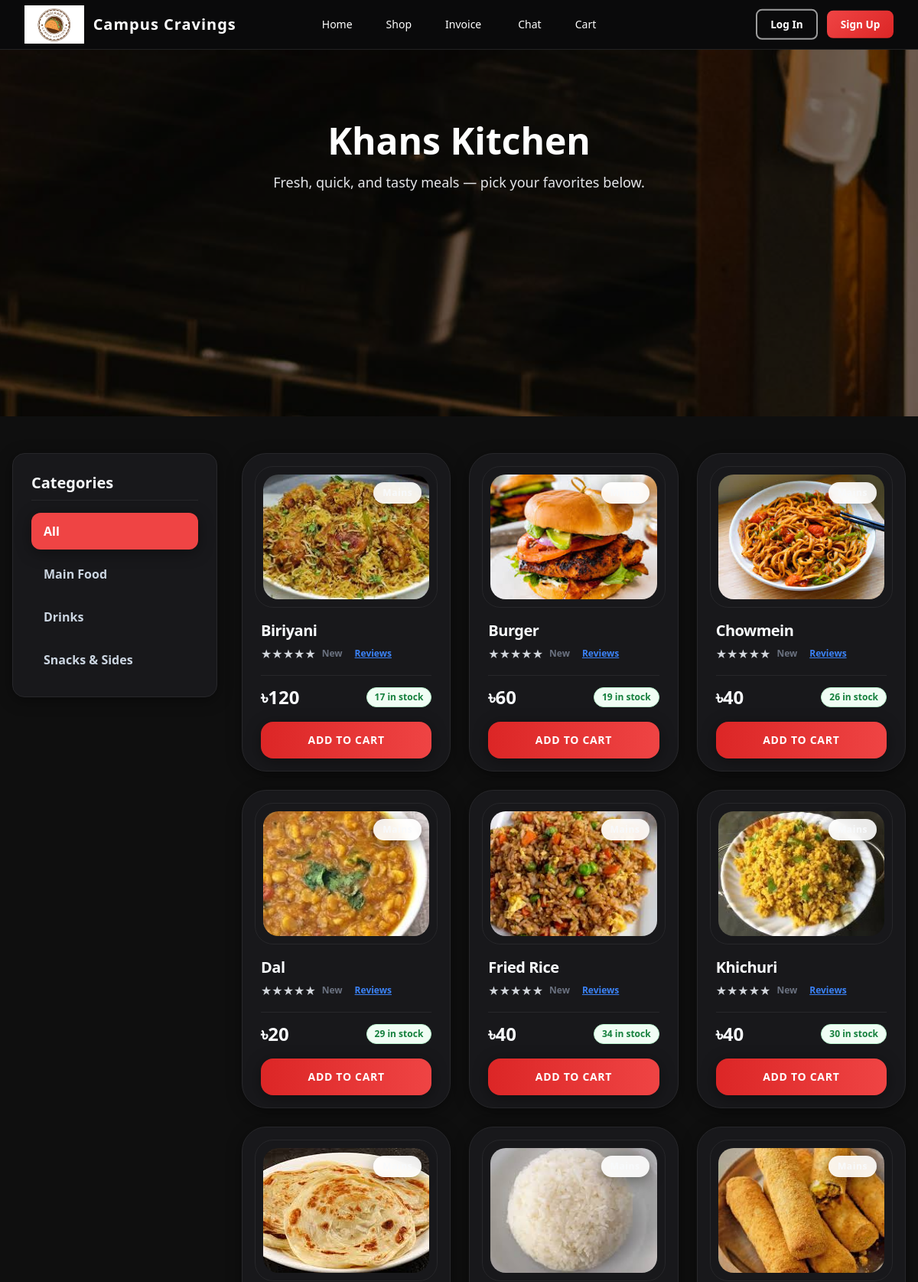
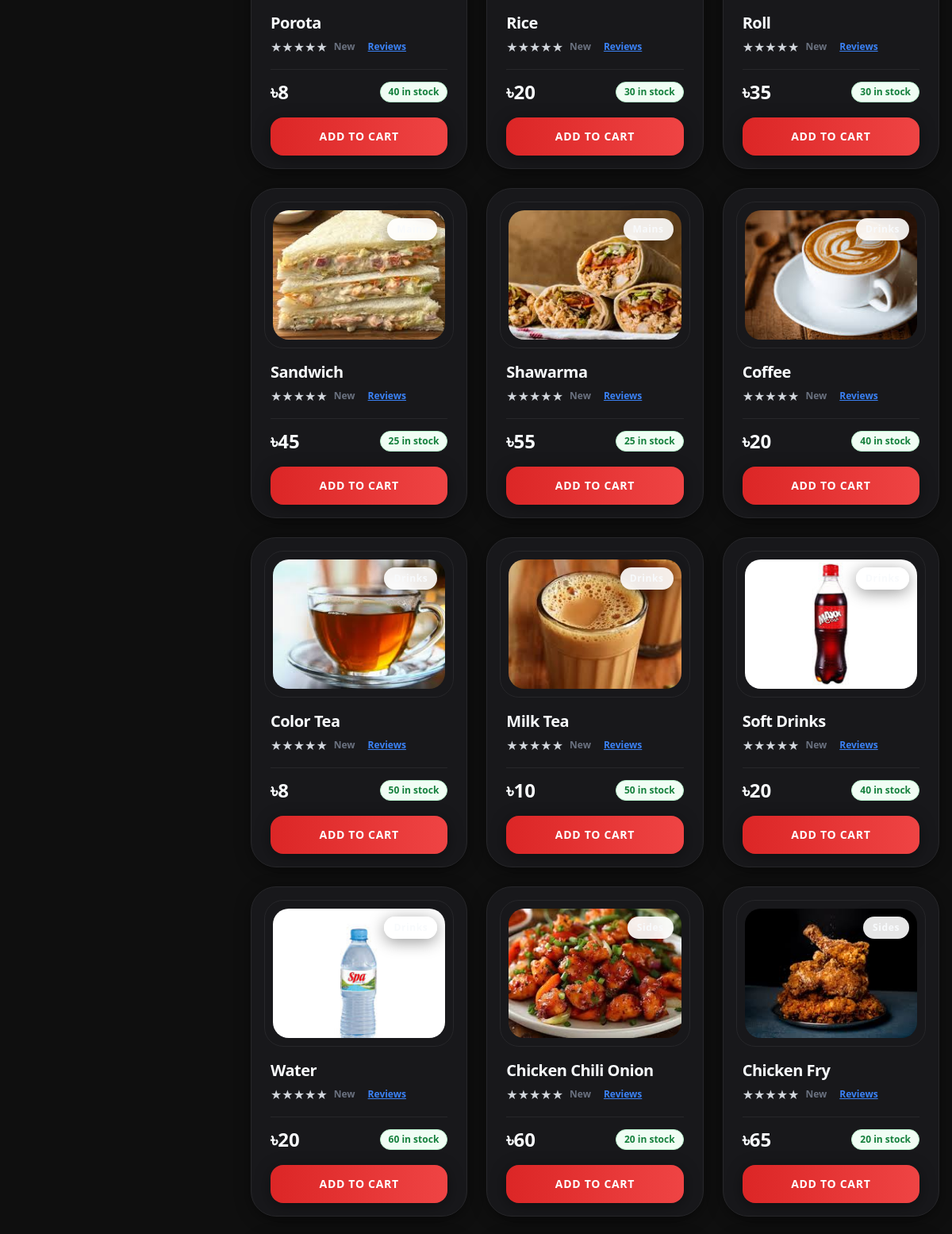
/customer/khans.php (upper part), run on the app's committed database (2 pictures, top to bottom).
### tables this page shows
CREATE TABLE `khans` (
  `khans_id` int(11) NOT NULL,
  `product_code` varchar(50) NOT NULL,
  `name` varchar(100) NOT NULL,
  `description` text DEFAULT NULL,
  `price` decimal(10,2) NOT NULL,
  `category` enum('mains','drinks','sides') NOT NULL,
  `image` varchar(255) DEFAULT NULL,
  `stock` int(11) NOT NULL DEFAULT 0,
  `is_available` tinyint(1) NOT NULL DEFAULT 1,
  `created_at` timestamp NOT NULL DEFAULT current_timestamp(),
  `updated_at` timestamp NOT NULL DEFAULT current_timestamp() ON UPDATE current_timestamp()
);

### config/hd_helper.php (called while the page is built)
<?php
if (!function_exists('getHDProductImage')) {
    function getHDProductImage($productName, $shopDbName, $localImageName = '') {
        $localImageName = trim($localImageName);
        $scriptName = $_SERVER['PHP_SELF'] ?? '';
        if (strpos($scriptName, '/customer/') !== false) {
            $basePath = '../';
        } elseif (strpos($scriptName, '/admin/') !== false) {
            $basePath = '../../';
        } else {
            $basePath = './';
        }
        if (!empty($localImageName)) {
            return $basePath . 'resources/' . ucfirst($shopDbName) . '/' . rawurlencode($localImageName);
        }
        return $basePath . 'resources/logo.jpg';
    }
}

### customer/khans.php (the view, shortened to what this page needs)
<?php
require_once __DIR__ . '/../config/db_connection.php';
require_once __DIR__ . '/../config/hd_helper.php';
$isLoggedIn = isset($_SESSION['usertype']) && $_SESSION['usertype'] === 'customer';
$catalog = [];
$sql = "SELECT k.khans_id, k.product_code, k.name, k.price, k.category, k.image, k.stock, k.is_available,
        COALESCE(AVG(pr.rating), 0) as avg_rating,
        COUNT(pr.review_id) as review_count
        FROM khans k
        LEFT JOIN product_reviews pr ON k.product_code = pr.product_code AND pr.kitchen = 'khans'
        WHERE k.is_available = 1
        GROUP BY k.khans_id, k.product_code, k.name, k.price, k.category, k.image, k.stock, k.is_available
        ORDER BY k.category, k.name";
$result = $conn->query($sql);
if (!$result) {
    $dbError = "Database Error: " . $conn->error . "<br><strong>Did you import khans_table.sql?</strong>";
} elseif ($result->num_rows > 0) {
    while ($row = $result->fetch_assoc()) {
        $catalog[] = [
            'id'           => $row['product_code'],
            'name'         => $row['name'],
            'price'        => (float)$row['price'],
            'category'     => $row['category'],
            'image'        => $row['image'],
            'stock'        => (int)$row['stock'],
            'avg_rating'   => (float)$row['avg_rating'],
            'review_count' => (int)$row['review_count']
        ];
    }
} else {
    $dbError = "No products found in khans table. Please import khans_table.sql";
}
$categories = [
    'all'    => 'All',
    'mains'  => 'Main Food',
    'drinks' => 'Drinks',
    'sides'  => 'Snacks & Sides',
];
$activeCategory = $_GET['category'] ?? 'all';
function initials($name) {
    $parts = preg_split('/\s+/', trim($name));
    $letters = '';
    foreach ($parts as $p) {
        if ($p !== '') $letters .= strtoupper(substr($p, 0, 1));
    }
    return $letters ?: 'C';
}
$displayName = $_SESSION['fullname'] ?? $_SESSION['username'] ?? 'Guest';
$profilePic = $_SESSION['profile_pic'] ?? null;
$initials = initials($displayName);
?>
<!doctype html>
<html lang="en">
<head>
  <script src="https://cdn.tailwindcss.com"></script>
</head>
<body class="bg-white text-gray-900">
  <header>
    <div class="relative h-16 max-w-7xl mx-auto px-4">
      <div class="logo-section">
        <a href="./navbar.php">
          <img src="../resources/logo.jpg" alt="Campus Cravings" class="campus-cravings-logo" />
          <span class="brand-text">Campus Cravings</span>
        </a>
      </div>
      <nav class="nav-buttons">
        <a href="<?= $isLoggedIn ? './navbar.php' : '../index.php' ?>" class="px-4 py-2 bg-transparent hover:bg-red-600 hover:bg-opacity-80 rounded text-sm text-white">Home</a>
        <div class="relative group">
          <button type="button" class="px-4 py-2 rounded text-sm hover:bg-red-600 hover:bg-opacity-80 text-white">Shop</button>
        </div>
        <a href="./invoice.php" class="px-4 py-2 rounded text-sm hover:bg-red-600 hover:bg-opacity-80 text-white">Invoice</a>
        <a href="./chat.php" class="px-4 py-2 rounded text-sm hover:bg-red-600 hover:bg-opacity-80 text-white">
            <i class="fas fa-comments mr-1"></i> Chat
        </a>
        <a href="./cart.php" class="px-4 py-2 rounded text-sm hover:bg-red-600 hover:bg-opacity-80 text-white">Cart</a>
      </nav>
      <div class="profile-section">
        <?php if ($isLoggedIn): ?>
        <div class="relative" id="profileRoot">
          <button id="profileBtn" type="button" class="flex items-center gap-2 p-1 rounded profile-btn focus:outline-none">
            <?php if (!empty($profilePic)): ?>
              <img src="<?= htmlspecialchars($profilePic) ?>" alt="Profile" class="w-10 h-10 rounded-full object-cover border border-gray-600" />
            <?php else: ?>
              <div class="initials-circle"><?= htmlspecialchars($initials) ?></div>
            <?php endif; ?>
            <span class="hidden sm:inline-block text-sm text-white"><?= htmlspecialchars($displayName) ?></span>
          </button>
          <div id="profileMenu" class="profile-menu hidden absolute right-0 mt-2 w-44 bg-black bg-opacity-95 rounded shadow-lg border border-gray-800 text-left">
            <a href="./profile.php" class="block px-4 py-2 hover:bg-gray-700 text-white">Profile</a>
            <a href="./logout.php" class="block px-4 py-2 text-red-400 hover:bg-gray-700">Log out</a>
          </div>
        </div>
        <?php else: ?>
        <div class="flex items-center gap-3">
          <a href="../login.php" class="auth-btn auth-btn-outline">Log In</a>
          <a href="../sign_up.php" class="auth-btn auth-btn-solid">Sign Up</a>
        </div>
        <?php endif; ?>
      </div>
    </div>
  </header>
  <section id="hero" class="hero">
    <div class="hero-overlay"></div>
    <div class="relative z-10 max-w-4xl mx-auto px-4 py-24 text-center text-white">
      <h1 class="text-4xl sm:text-5xl font-extrabold mb-4">Khans Kitchen</h1>
      <p class="text-lg text-gray-200 mb-6">Fresh, quick, and tasty meals — pick your favorites below.</p>
    </div>
  </section>
  <main class="max-w-7xl mx-auto px-4 py-12">
    <div class="grid md:grid-cols-4 gap-8">
      <aside class="md:col-span-1">
        <div class="sticky top-24 bg-gray-50 rounded-2xl p-6 border border-gray-200 shadow-sm">
          <h2 class="text-xl font-bold text-gray-800 mb-4 pb-2 border-b border-gray-200">Categories</h2>
          <div class="flex flex-col gap-2">
            <?php foreach ($categories as $cat => $label): ?>
              <a href="?category=<?= urlencode($cat) ?>"
                 class="px-4 py-3 rounded-xl font-semibold transition text-left <?= $activeCategory === $cat ? 'bg-red-500 text-white shadow-md shadow-red-500/20' : 'text-gray-600 hover:bg-red-50 hover:text-red-500' ?>">
                <?= $label ?>
              </a>
            <?php endforeach; ?>
          </div>
        </div>
      </aside>
      <div class="md:col-span-3">
        <div class="grid sm:grid-cols-2 lg:grid-cols-3 gap-6">
          <?php
          foreach ($catalog as $item):
            $stock = $_SESSION['inventory'][$item['id']] ?? 0;
          ?>
            <div class="bg-white rounded-[2rem] border border-gray-100/90 shadow-sm hover:shadow-2xl hover:-translate-y-1.5 transition duration-500 p-4 flex flex-col justify-between h-full">
              <div class="relative p-2.5 bg-gray-50/60 rounded-[1.5rem] border border-gray-100/80 overflow-hidden flex-shrink-0 mb-4">
                <div class="aspect-[4/3] w-full rounded-[1.25rem] overflow-hidden bg-white relative">
                  <img src="<?= getHDProductImage($item['name'], 'khans', $item['image']) ?>" alt="<?= htmlspecialchars($item['name']) ?>" class="w-full h-full object-cover transition-transform duration-500 hover:scale-110" />
                </div>
                <span class="absolute top-5 right-5 bg-white/90 backdrop-blur px-3 py-1.5 rounded-full text-xs font-extrabold text-gray-800 shadow-sm capitalize tracking-wider">
                  <?= $item['category'] ?>
                </span>
              </div>
              <div class="px-2 flex-grow flex flex-col justify-between">
                <div>
                  <h3 class="font-extrabold text-gray-950 text-xl tracking-tight mb-1"><?= htmlspecialchars($item['name']) ?></h3>
                  <div class="mb-4 flex items-center gap-2">
                    <div class="star-rating">
                      <span class="stars">
                        <?php
                        $stars = round($item['avg_rating']);
                        for ($i = 1; $i <= 5; $i++) {
                          echo $i <= $stars ? '<span class="star">★</span>' : '<span class="star text-gray-300">★</span>';
                        }
                        ?>
                      </span>
                      <?php if ($item['review_count'] > 0): ?>
                        <span class="count text-xs font-semibold text-gray-500">(<?= $item['review_count'] ?>)</span>
                      <?php else: ?>
                        <span class="count text-xs font-semibold text-red-500">New</span>
                      <?php endif; ?>
                    </div>
                    <button class="view-reviews-btn text-xs text-blue-500 hover:text-blue-700 underline font-semibold ml-2"
                            data-product-code="<?= htmlspecialchars($item['id']) ?>"
                            data-product-name="<?= htmlspecialchars($item['name']) ?>">
                      Reviews
                    </button>
                  </div>
                </div>
                <div>
                  <div class="flex items-center justify-between mb-4 pt-3 border-t border-gray-100">
                    <span class="text-2xl font-black text-gray-900">৳<?= number_format($item['price'], 0) ?></span>
                    <span class="text-xs font-bold px-2.5 py-1 rounded-full <?= $stock > 0 ? 'bg-green-50 text-green-700 border border-green-200' : 'bg-red-50 text-red-600 border border-red-200' ?>">
                      <?= $stock > 0 ? $stock . ' in stock' : 'Out of stock' ?>
                    </span>
                  </div>
                  <?php if ($stock > 0): ?>
                    <button onclick="addToCart('<?= htmlspecialchars($item['id']) ?>', 1)"
                            class="w-full py-3.5 bg-gradient-to-r from-red-600 to-red-500 hover:from-red-500 hover:to-red-400 text-white font-extrabold rounded-2xl transition duration-300 shadow-lg shadow-red-500/20 text-sm tracking-wider uppercase">
                      Add to Cart
                    </button>
                  <?php else: ?>
                    <button disabled class="w-full py-3.5 bg-gray-100 text-gray-400 font-extrabold rounded-2xl cursor-not-allowed text-sm tracking-wider uppercase">
                      Sold Out
                    </button>
                  <?php endif; ?>
                </div>
              </div>
            </div>
          <?php endforeach; ?>
        </div>
      </div>
    </div>
  </main>
</body>
</html>

### customer/khans.php (style rules this page uses)
header { position: fixed; top: 0; left: 0; right: 0; z-index: 50; background: rgba(10, 10, 12, 0.9) !important; backdrop-filter: blur(12px) !important; -webkit-backdrop-filter: blur(12px) !important; border-bottom: 1px solid rgba(255, 255, 255, 0.1) !important; }
.logo-section { position: absolute; left: 2rem; top: 50%; transform: translateY(-50%); }
.logo-section a { display: flex; align-items: center; gap: 0.75rem; text-decoration: none; }
.brand-text { font-size: 1.25rem; font-weight: 800; color: #ffffff; letter-spacing: 0.05em; transition: color 0.3s ease; }
.profile-section { position: absolute; right: 2rem; top: 50%; transform: translateY(-50%); }
.nav-buttons { display: none; }
@media (min-width: 768px) { .nav-buttons { display: flex; position: absolute; left: 50%; top: 50%; transform: translate(-50%, -50%); gap: 1rem; } }
.hero { background-image: url('../resources/sign_up.jpg'); background-size: cover; background-position: center; background-attachment: fixed; min-height: 60vh; position: relative; overflow: hidden; margin-top: 4rem; }
.hero::before { content: ''; position: absolute; top: 0; left: 0; width: 100%; height: 100%; background: rgba(0, 0, 0, 0.5); z-index: 1; }
.hero-overlay { position:absolute; inset:0; background:transparent; z-index:1; }
.campus-cravings-logo { height: 50px; width: auto; transition: transform 0.3s ease; }
.nav-buttons { display:flex; align-items:center; gap:0.75rem; }
.star-rating { display: flex; align-items: center; gap: 0.25rem; font-size: 0.875rem; }
.star-rating .stars { color: #fbbf24; display: flex; }
.star-rating .star { font-size: 1rem; }
.star-rating .count { color: #6b7280; margin-left: 0.25rem; }
.auth-btn { padding: .5rem 1.1rem; border-radius: .5rem; font-weight: 600; font-size: .85rem; transition: all .2s ease; text-decoration: none; display: inline-block; }
.auth-btn-outline { border: 2px solid rgba(255,255,255,.4); color: #fff; background: transparent; }
.auth-btn-solid { background: linear-gradient(135deg, #ef4444, #dc2626); color: #fff; border: none; }

### data on the page
khans: name+image (picture), name "Biriyani", price "120", product_code "17"
khans: name+image (picture), name "Burger", price "60", product_code "19"
khans: name+image (picture), name "Chowmein", price "40", product_code "26"
khans: name+image (picture), name "Dal", price "20", product_code "29"
khans: name+image (picture), name "Fried Rice", price "40", product_code "34"
khans: name+image (picture), name "Khichuri", price "40", product_code "30"
khans: name+image (picture), name "Porota", price "8", product_code "40"
khans: name+image (picture), name "Rice", price "20", product_code "30"
khans: name+image (picture), name "Roll", price "35", product_code "30"
khans: name+image (picture), name "Sandwich", price "45", product_code "25"
khans: name+image (picture), name "Shawarma", price "55", product_code "25"
khans: name+image (picture), name "Coffee", price "20", product_code "40"
khans: name+image (picture), name "Color Tea", price "8", product_code "50"
khans: name+image (picture), name "Milk Tea", price "10", product_code "50"
khans: name+image (picture), name "Soft Drinks", price "20", product_code "40"
khans: name+image (picture), name "Water", price "20", product_code "60"
khans: name+image (picture), name "Chicken Chili Onion", price "60", product_code "20"
khans: name+image (picture), category "Sides", name "Chicken Fry", price "65", product_code "20"

### other printed values
$label "All"
$label "Main Food"
$label "Drinks"
$label "Snacks & Sides"
